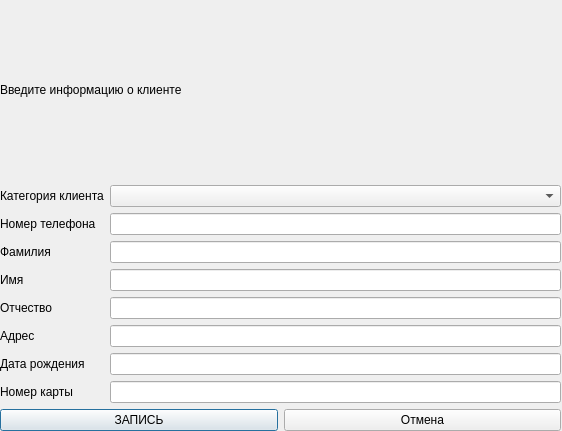
<?xml version="1.0" encoding="UTF-8"?>
<ui version="4.0">
 <class>ClientsInsert</class>
 <widget class="QDialog" name="ClientsInsert">
  <property name="geometry">
   <rect>
    <x>0</x>
    <y>0</y>
    <width>562</width>
    <height>431</height>
   </rect>
  </property>
  <property name="windowTitle">
   <string>Dialog</string>
  </property>
  <widget class="QWidget" name="layoutWidget">
   <property name="geometry">
    <rect>
     <x>0</x>
     <y>0</y>
     <width>561</width>
     <height>431</height>
    </rect>
   </property>
   <layout class="QVBoxLayout" name="verticalLayout_3">
    <item>
     <widget class="QLabel" name="label_5">
      <property name="layoutDirection">
       <enum>Qt::LeftToRight</enum>
      </property>
      <property name="text">
       <string>Введите информацию о клиенте</string>
      </property>
     </widget>
    </item>
    <item>
     <layout class="QHBoxLayout" name="horizontalLayout">
      <item>
       <layout class="QVBoxLayout" name="verticalLayout">
        <item>
         <widget class="QLabel" name="label">
          <property name="text">
           <string>Категория клиента</string>
          </property>
         </widget>
        </item>
        <item>
         <widget class="QLabel" name="label_2">
          <property name="text">
           <string>Номер телефона</string>
          </property>
         </widget>
        </item>
        <item>
         <widget class="QLabel" name="label_3">
          <property name="text">
           <string>Фамилия</string>
          </property>
         </widget>
        </item>
        <item>
         <widget class="QLabel" name="label_4">
          <property name="text">
           <string>Имя</string>
          </property>
         </widget>
        </item>
        <item>
         <widget class="QLabel" name="label_6">
          <property name="text">
           <string>Отчество</string>
          </property>
         </widget>
        </item>
        <item>
         <widget class="QLabel" name="label_7">
          <property name="text">
           <string>Адрес</string>
          </property>
         </widget>
        </item>
        <item>
         <widget class="QLabel" name="label_8">
          <property name="text">
           <string>Дата рождения</string>
          </property>
         </widget>
        </item>
        <item>
         <widget class="QLabel" name="label_9">
          <property name="text">
           <string>Номер карты</string>
          </property>
         </widget>
        </item>
       </layout>
      </item>
      <item>
       <layout class="QVBoxLayout" name="verticalLayout_2">
        <item>
         <widget class="QComboBox" name="comboBox_Categories"/>
        </item>
        <item>
         <widget class="QLineEdit" name="lineEditcellnumberclient"/>
        </item>
        <item>
         <widget class="QLineEdit" name="lineEditfamclient"/>
        </item>
        <item>
         <widget class="QLineEdit" name="lineEditnameclient"/>
        </item>
        <item>
         <widget class="QLineEdit" name="lineEditfirstnameclient"/>
        </item>
        <item>
         <widget class="QLineEdit" name="lineEditadresclient"/>
        </item>
        <item>
         <widget class="QLineEdit" name="lineEditbirthclient"/>
        </item>
        <item>
         <widget class="QLineEdit" name="lineEditcardclient"/>
        </item>
       </layout>
      </item>
     </layout>
    </item>
    <item>
     <layout class="QHBoxLayout" name="horizontalLayout_2">
      <item>
       <widget class="QPushButton" name="pushButtonInsertClient">
        <property name="text">
         <string>ЗАПИСЬ</string>
        </property>
       </widget>
      </item>
      <item>
       <widget class="QPushButton" name="pushButton">
        <property name="text">
         <string>Отмена</string>
        </property>
       </widget>
      </item>
     </layout>
    </item>
   </layout>
  </widget>
 </widget>
 <resources/>
 <connections/>
</ui>
